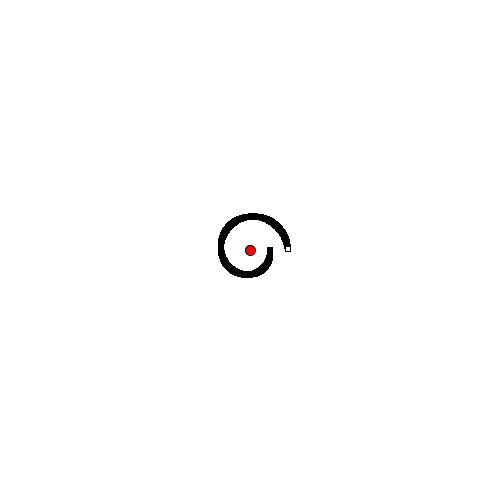
Frame 1 (no input)
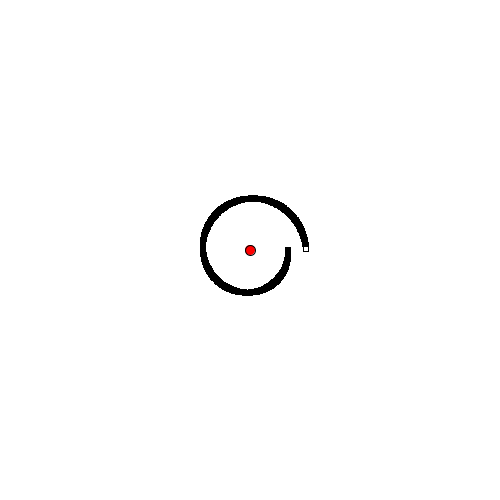
Frame 2 (the mouse pressed at the canvas centre, redrawn once)

The Processing sketch that drew these frames (run headless with seeded random() and noise(); the mouse was pressed at the canvas centre and the sketch redrawn once):

// Processing sketch: absolute_coo_loop
// ── absolute_coo_loop.pde
float rad = 20;
void setup() {
  size(500, 500);
  rectMode(CENTER);
}
void draw() {
  noLoop();
  background(255);
  int cx = width/2, cy = height/2;

  //center
  fill(255, 0, 0);
  ellipse(cx, cy, 10, 10);
  //rect on the ring
  for (int angle = 0; angle < 360; angle ++) {
    float x = cx + cos(radians(angle))* rad;
    float y = cy + sin(radians(angle))* rad;
    fill(255);
    rect(x, y, 5, 5);
    rad +=0.05;
  }
}
